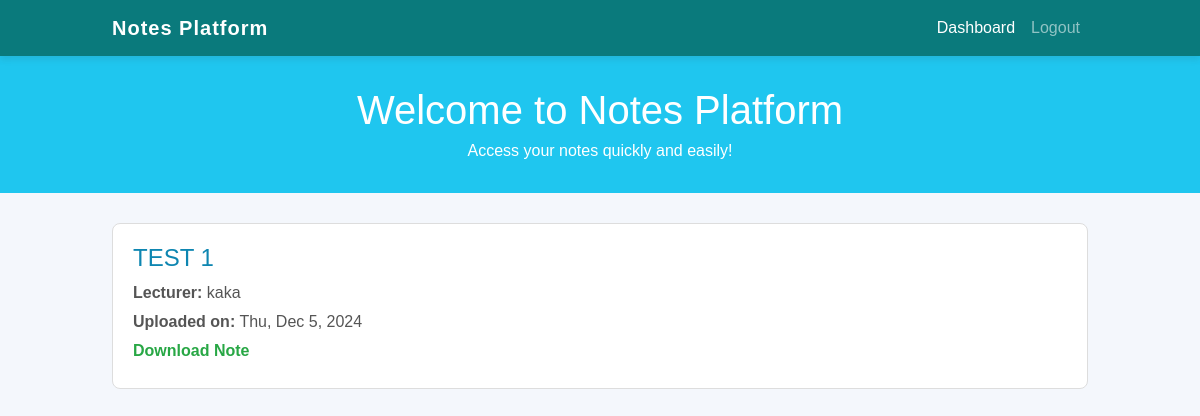
Screenshot of /note_list/ with the database file from the repository.
### login/models.py (models this page shows, shortened)
class Note(models.Model):
    lecturer = models.ForeignKey(User, on_delete=models.CASCADE)
    title = models.CharField(max_length=100)
    file = models.FileField(upload_to='notes/')
    uploaded_at = models.DateTimeField(default=datetime.now, blank=True)

### login/views.py (the view)
# urls.py: path('note_list/',note_list,name='note_list'),
def note_list(request):
    notes = Note.objects.all()
    return render(request, 'note_list.html', {'notes': notes})

### templates/note_list.html (shortened to what this page needs)
<!DOCTYPE html>
<html lang="en">
<head>
    <link href="https://cdn.jsdelivr.net/npm/bootstrap@5.3.0/dist/css/bootstrap.min.css" rel="stylesheet">
</head>
<body>
    <nav class="navbar navbar-expand-lg navbar-dark">
        <div class="container">
            <a class="navbar-brand" href="#">Notes Platform</a>
            <div class="collapse navbar-collapse" id="navbarNav">
                <ul class="navbar-nav ms-auto">
                    <li class="nav-item">
                        <a class="nav-link active" href="{% url 'dashboard' %}">Dashboard</a>
                    </li>
                    <li class="nav-item">
                        <a class="nav-link" href="{% url 'logout' %}">Logout</a>
                    </li>
                </ul>
            </div>
        </div>
    </nav>
    <section class="hero">
        <h1>Welcome to Notes Platform</h1>
        <p>Access your notes quickly and easily!</p>
    </section>
    <div class="container">
        {% if notes %}
            {% for note in notes %}
                <div class="note-card">
                    <h2>{{ note.title }}</h2>
                    <p><strong>Lecturer:</strong> {{ note.lecturer.username }}</p>
                    <p><strong>Uploaded on:</strong> {{ note.uploaded_at|date:"D, M j, Y" }}</p>
                    <p>
                        <a href="{{ note.file.url }}" download="{{ note.file.name }}">
                             Download Note
                        </a>
                    </p>
                </div>
            {% endfor %}
        {% else %}
            <p class="text-center text-muted">No notes found. Please check back later.</p>
        {% endif %}
    </div>
</body>
</html>

### templates/note_list.html (style rules this page uses)
body { font-family: 'Arial', sans-serif; background-color: #f4f7fc; margin: 0; padding: 0; }
.navbar { background-color: #0a7a7c; color: white; box-shadow: 0 4px 6px rgba(54, 48, 48, 0.1); }
.navbar-brand { font-weight: bold; letter-spacing: 1px; }
.hero { background-color: #1fc6ef; color: white; padding: 30px 20px; text-align: center; margin-bottom: 30px; }
.hero h1 { margin: 0; font-size: 2.5rem; }
.hero p { margin: 5px 0 0; }
.container { max-width: 1000px; margin: 0 auto; }
.note-card { background-color: #fff; border: 1px solid #ddd; border-radius: 8px; padding: 20px; margin-bottom: 20px; transition: transform 0.3s ease, box-shadow 0.3s ease; }
.note-card h2 { margin-top: 0; font-size: 1.5rem; color: #0e86b1; }
.note-card p { margin: 5px 0; color: #555; }
.note-card a { text-decoration: none; font-weight: bold; color: #28a745; }

### rows the page displays
Note: title "TEST 1", lecturer.username "kaka", uploaded_at "Thu, Dec 5, 2024"
